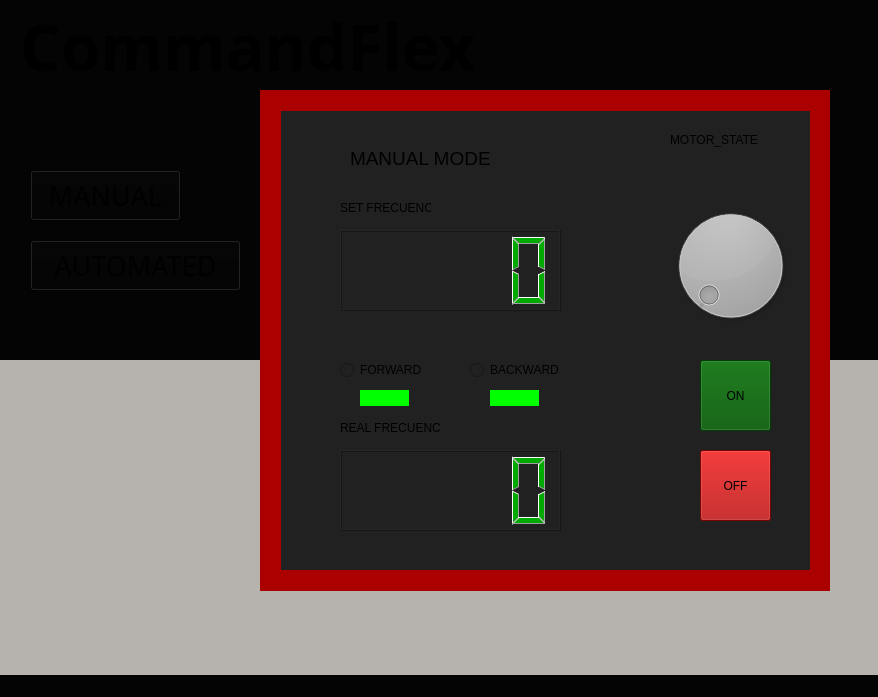
<?xml version="1.0" encoding="UTF-8"?>
<ui version="4.0">
 <class>MainWindow</class>
 <widget class="QMainWindow" name="MainWindow">
  <property name="geometry">
   <rect>
    <x>0</x>
    <y>0</y>
    <width>878</width>
    <height>697</height>
   </rect>
  </property>
  <property name="font">
   <font>
    <family>SWIsot1</family>
    <pointsize>16</pointsize>
   </font>
  </property>
  <property name="windowTitle">
   <string>MainWindow</string>
  </property>
  <property name="styleSheet">
   <string notr="true">background-color: rgb(4, 4, 4);</string>
  </property>
  <widget class="QWidget" name="centralwidget">
   <widget class="QStackedWidget" name="stackedWidget">
    <property name="geometry">
     <rect>
      <x>280</x>
      <y>110</y>
      <width>531</width>
      <height>461</height>
     </rect>
    </property>
    <property name="styleSheet">
     <string notr="true">background-color: rgb(33, 33, 33);</string>
    </property>
    <property name="currentIndex">
     <number>0</number>
    </property>
    <widget class="QWidget" name="page">
     <widget class="QDial" name="dial">
      <property name="geometry">
       <rect>
        <x>380</x>
        <y>90</y>
        <width>141</width>
        <height>131</height>
       </rect>
      </property>
      <property name="styleSheet">
       <string notr="true">border-color: rgb(255, 255, 255);
alternate-background-color: rgb(255, 170, 0);
background-color: rgb(8, 8, 8);</string>
      </property>
      <property name="minimum">
       <number>20</number>
      </property>
      <property name="maximum">
       <number>70</number>
      </property>
      <property name="value">
       <number>21</number>
      </property>
     </widget>
     <widget class="QLCDNumber" name="lcdNumber">
      <property name="geometry">
       <rect>
        <x>60</x>
        <y>120</y>
        <width>221</width>
        <height>81</height>
       </rect>
      </property>
      <property name="styleSheet">
       <string notr="true">color: rgb(0, 170, 0);</string>
      </property>
     </widget>
     <widget class="QPushButton" name="pushButton_4">
      <property name="geometry">
       <rect>
        <x>420</x>
        <y>250</y>
        <width>71</width>
        <height>71</height>
       </rect>
      </property>
      <property name="styleSheet">
       <string notr="true">background-color: rgb(0, 85, 0);</string>
      </property>
      <property name="text">
       <string>ON</string>
      </property>
     </widget>
     <widget class="QPushButton" name="pushButton_5">
      <property name="geometry">
       <rect>
        <x>420</x>
        <y>340</y>
        <width>71</width>
        <height>71</height>
       </rect>
      </property>
      <property name="styleSheet">
       <string notr="true">background-color: rgb(170, 0, 0);</string>
      </property>
      <property name="text">
       <string>OFF</string>
      </property>
     </widget>
     <widget class="QLabel" name="label_2">
      <property name="geometry">
       <rect>
        <x>70</x>
        <y>40</y>
        <width>141</width>
        <height>16</height>
       </rect>
      </property>
      <property name="font">
       <font>
        <pointsize>14</pointsize>
       </font>
      </property>
      <property name="text">
       <string>MANUAL MODE</string>
      </property>
     </widget>
     <widget class="QRadioButton" name="radioButton">
      <property name="geometry">
       <rect>
        <x>60</x>
        <y>250</y>
        <width>92</width>
        <height>20</height>
       </rect>
      </property>
      <property name="text">
       <string>FORWARD</string>
      </property>
     </widget>
     <widget class="QRadioButton" name="radioButton_2">
      <property name="geometry">
       <rect>
        <x>190</x>
        <y>250</y>
        <width>92</width>
        <height>20</height>
       </rect>
      </property>
      <property name="text">
       <string>BACKWARD</string>
      </property>
     </widget>
     <widget class="QLabel" name="label_4">
      <property name="geometry">
       <rect>
        <x>80</x>
        <y>280</y>
        <width>49</width>
        <height>16</height>
       </rect>
      </property>
      <property name="styleSheet">
       <string notr="true">background-color: rgb(0, 255, 0);</string>
      </property>
      <property name="text">
       <string/>
      </property>
     </widget>
     <widget class="QLabel" name="label_5">
      <property name="geometry">
       <rect>
        <x>210</x>
        <y>280</y>
        <width>49</width>
        <height>16</height>
       </rect>
      </property>
      <property name="styleSheet">
       <string notr="true">background-color: rgb(0, 255, 0);</string>
      </property>
      <property name="text">
       <string/>
      </property>
     </widget>
     <widget class="QLCDNumber" name="lcdNumber_2">
      <property name="geometry">
       <rect>
        <x>60</x>
        <y>340</y>
        <width>221</width>
        <height>81</height>
       </rect>
      </property>
      <property name="styleSheet">
       <string notr="true">color: rgb(0, 170, 0);</string>
      </property>
     </widget>
     <widget class="QLabel" name="label_6">
      <property name="geometry">
       <rect>
        <x>60</x>
        <y>90</y>
        <width>91</width>
        <height>16</height>
       </rect>
      </property>
      <property name="text">
       <string>SET FRECUENCY</string>
      </property>
     </widget>
     <widget class="QLabel" name="label_12">
      <property name="geometry">
       <rect>
        <x>60</x>
        <y>310</y>
        <width>101</width>
        <height>16</height>
       </rect>
      </property>
      <property name="text">
       <string>REAL FRECUENCY</string>
      </property>
     </widget>
     <widget class="QLabel" name="label_13">
      <property name="geometry">
       <rect>
        <x>260</x>
        <y>40</y>
        <width>251</width>
        <height>21</height>
       </rect>
      </property>
      <property name="text">
       <string/>
      </property>
     </widget>
     <widget class="QLabel" name="label_14">
      <property name="geometry">
       <rect>
        <x>390</x>
        <y>20</y>
        <width>91</width>
        <height>20</height>
       </rect>
      </property>
      <property name="text">
       <string>MOTOR_STATE</string>
      </property>
     </widget>
    </widget>
    <widget class="QWidget" name="page_2">
     <widget class="QLabel" name="label_18">
      <property name="geometry">
       <rect>
        <x>40</x>
        <y>30</y>
        <width>181</width>
        <height>16</height>
       </rect>
      </property>
      <property name="font">
       <font>
        <pointsize>14</pointsize>
       </font>
      </property>
      <property name="text">
       <string>AUTOMATED MODE</string>
      </property>
     </widget>
     <widget class="QLabel" name="label_19">
      <property name="geometry">
       <rect>
        <x>60</x>
        <y>100</y>
        <width>151</width>
        <height>31</height>
       </rect>
      </property>
      <property name="font">
       <font>
        <pointsize>18</pointsize>
        <bold>true</bold>
       </font>
      </property>
      <property name="text">
       <string>load .INI file</string>
      </property>
     </widget>
     <widget class="QComboBox" name="comboBox">
      <property name="geometry">
       <rect>
        <x>60</x>
        <y>140</y>
        <width>131</width>
        <height>24</height>
       </rect>
      </property>
     </widget>
     <widget class="QPushButton" name="pushButton_15">
      <property name="geometry">
       <rect>
        <x>60</x>
        <y>220</y>
        <width>181</width>
        <height>31</height>
       </rect>
      </property>
      <property name="font">
       <font>
        <pointsize>10</pointsize>
        <bold>true</bold>
       </font>
      </property>
      <property name="text">
       <string>ADD NEW CONFIGURATION</string>
      </property>
     </widget>
     <widget class="QPushButton" name="pushButton_16">
      <property name="geometry">
       <rect>
        <x>60</x>
        <y>260</y>
        <width>181</width>
        <height>31</height>
       </rect>
      </property>
      <property name="font">
       <font>
        <pointsize>10</pointsize>
        <bold>true</bold>
       </font>
      </property>
      <property name="text">
       <string>DELETE CONFIGURATION</string>
      </property>
     </widget>
     <widget class="QPushButton" name="pushButton_17">
      <property name="geometry">
       <rect>
        <x>340</x>
        <y>120</y>
        <width>111</width>
        <height>51</height>
       </rect>
      </property>
      <property name="font">
       <font>
        <pointsize>14</pointsize>
        <bold>true</bold>
       </font>
      </property>
      <property name="text">
       <string>APPLY</string>
      </property>
     </widget>
     <widget class="QLCDNumber" name="LCD_INDICATOR">
      <property name="geometry">
       <rect>
        <x>350</x>
        <y>220</y>
        <width>111</width>
        <height>31</height>
       </rect>
      </property>
      <property name="styleSheet">
       <string notr="true">color: rgb(0, 170, 0);</string>
      </property>
     </widget>
     <widget class="QLabel" name="STEP">
      <property name="geometry">
       <rect>
        <x>350</x>
        <y>280</y>
        <width>101</width>
        <height>31</height>
       </rect>
      </property>
      <property name="font">
       <font>
        <bold>true</bold>
       </font>
      </property>
      <property name="text">
       <string/>
      </property>
     </widget>
     <widget class="QLabel" name="DIRECTION_AUTO">
      <property name="geometry">
       <rect>
        <x>350</x>
        <y>340</y>
        <width>101</width>
        <height>16</height>
       </rect>
      </property>
      <property name="font">
       <font>
        <bold>true</bold>
       </font>
      </property>
      <property name="text">
       <string/>
      </property>
     </widget>
     <widget class="QLabel" name="label_3">
      <property name="geometry">
       <rect>
        <x>350</x>
        <y>260</y>
        <width>49</width>
        <height>16</height>
       </rect>
      </property>
      <property name="font">
       <font>
        <bold>true</bold>
       </font>
      </property>
      <property name="text">
       <string>STEP</string>
      </property>
     </widget>
     <widget class="QLabel" name="label_29">
      <property name="geometry">
       <rect>
        <x>350</x>
        <y>320</y>
        <width>71</width>
        <height>16</height>
       </rect>
      </property>
      <property name="font">
       <font>
        <bold>true</bold>
       </font>
      </property>
      <property name="text">
       <string>DIRECTION</string>
      </property>
     </widget>
    </widget>
   </widget>
   <widget class="QLabel" name="label">
    <property name="geometry">
     <rect>
      <x>20</x>
      <y>10</y>
      <width>461</width>
      <height>71</height>
     </rect>
    </property>
    <property name="font">
     <font>
      <family>Adobe Fan Heiti Std</family>
      <pointsize>48</pointsize>
      <bold>true</bold>
     </font>
    </property>
    <property name="text">
     <string>CommandFlex</string>
    </property>
   </widget>
   <widget class="QPushButton" name="pushButton">
    <property name="geometry">
     <rect>
      <x>30</x>
      <y>170</y>
      <width>151</width>
      <height>51</height>
     </rect>
    </property>
    <property name="font">
     <font>
      <family>Swis721 LtEx BT</family>
      <pointsize>20</pointsize>
      <bold>false</bold>
     </font>
    </property>
    <property name="text">
     <string>MANUAL</string>
    </property>
   </widget>
   <widget class="QPushButton" name="pushButton_2">
    <property name="geometry">
     <rect>
      <x>30</x>
      <y>240</y>
      <width>211</width>
      <height>51</height>
     </rect>
    </property>
    <property name="font">
     <font>
      <family>Swis721 LtEx BT</family>
      <pointsize>20</pointsize>
     </font>
    </property>
    <property name="text">
     <string>AUTOMATED</string>
    </property>
   </widget>
   <widget class="QLabel" name="label_20">
    <property name="geometry">
     <rect>
      <x>280</x>
      <y>90</y>
      <width>531</width>
      <height>21</height>
     </rect>
    </property>
    <property name="styleSheet">
     <string notr="true">background-color: rgb(170, 0, 0);</string>
    </property>
    <property name="text">
     <string/>
    </property>
   </widget>
   <widget class="QLabel" name="label_21">
    <property name="geometry">
     <rect>
      <x>280</x>
      <y>570</y>
      <width>531</width>
      <height>21</height>
     </rect>
    </property>
    <property name="styleSheet">
     <string notr="true">background-color: rgb(170, 0, 0);</string>
    </property>
    <property name="text">
     <string/>
    </property>
   </widget>
   <widget class="QLabel" name="label_23">
    <property name="geometry">
     <rect>
      <x>810</x>
      <y>90</y>
      <width>20</width>
      <height>501</height>
     </rect>
    </property>
    <property name="styleSheet">
     <string notr="true">background-color: rgb(170, 0, 0);</string>
    </property>
    <property name="text">
     <string/>
    </property>
   </widget>
   <widget class="QLabel" name="label_22">
    <property name="geometry">
     <rect>
      <x>260</x>
      <y>90</y>
      <width>21</width>
      <height>501</height>
     </rect>
    </property>
    <property name="styleSheet">
     <string notr="true">background-color: rgb(170, 0, 0);</string>
    </property>
    <property name="text">
     <string/>
    </property>
   </widget>
   <widget class="QLabel" name="label_24">
    <property name="geometry">
     <rect>
      <x>0</x>
      <y>360</y>
      <width>2071</width>
      <height>791</height>
     </rect>
    </property>
    <property name="styleSheet">
     <string notr="true">background-color: rgb(182, 178, 174);</string>
    </property>
    <property name="text">
     <string/>
    </property>
   </widget>
   <widget class="QLabel" name="label_connection">
    <property name="geometry">
     <rect>
      <x>660</x>
      <y>40</y>
      <width>101</width>
      <height>21</height>
     </rect>
    </property>
    <property name="font">
     <font>
      <pointsize>10</pointsize>
      <bold>true</bold>
     </font>
    </property>
    <property name="text">
     <string/>
    </property>
   </widget>
   <zorder>label_24</zorder>
   <zorder>stackedWidget</zorder>
   <zorder>label</zorder>
   <zorder>pushButton</zorder>
   <zorder>pushButton_2</zorder>
   <zorder>label_20</zorder>
   <zorder>label_21</zorder>
   <zorder>label_23</zorder>
   <zorder>label_22</zorder>
   <zorder>label_connection</zorder>
  </widget>
  <widget class="QMenuBar" name="menubar">
   <property name="geometry">
    <rect>
     <x>0</x>
     <y>0</y>
     <width>878</width>
     <height>33</height>
    </rect>
   </property>
  </widget>
  <widget class="QStatusBar" name="statusbar"/>
 </widget>
 <resources/>
 <connections/>
</ui>
